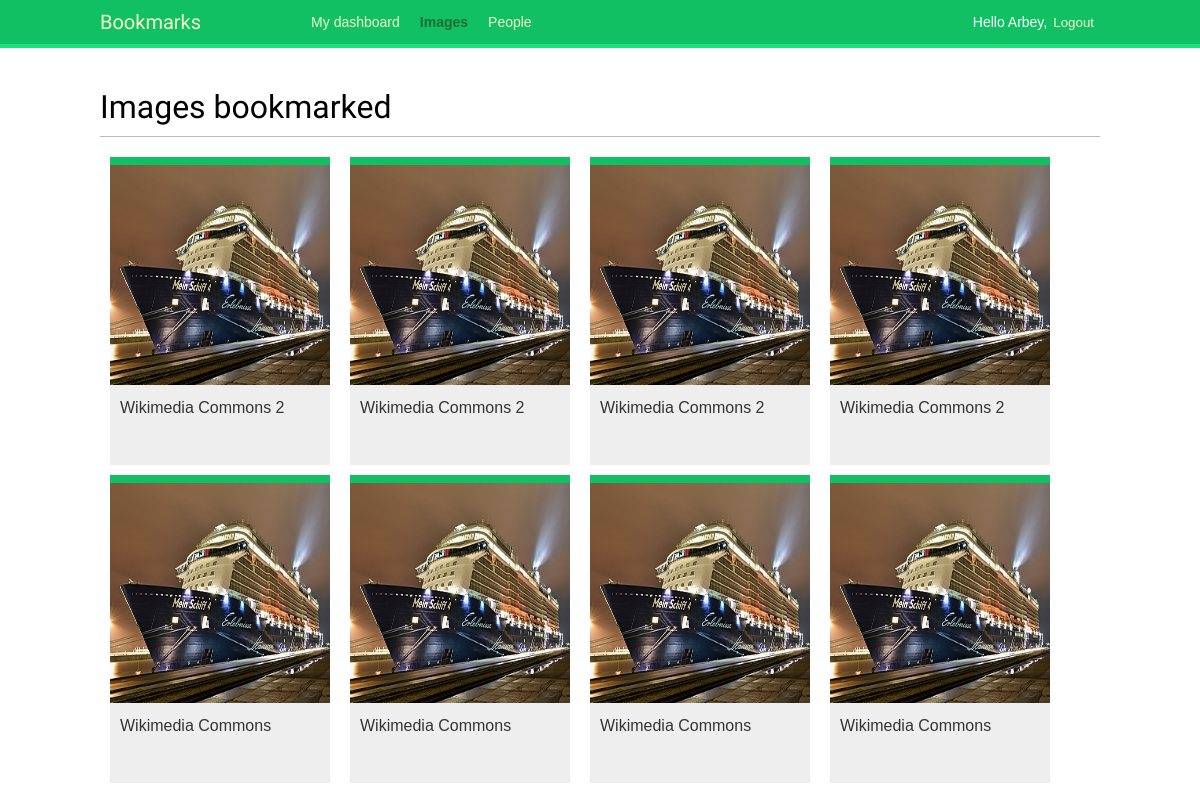
Screenshot of /images/ (signed in) with the database file from the repository.
### images/models.py (models this page shows, shortened)
class Image(models.Model):
    user = models.ForeignKey(
        settings.AUTH_USER_MODEL,
        related_name='images_created',
        on_delete=models.CASCADE,
    )
    title = models.CharField(max_length=200)
    slug = models.SlugField(max_length=200, blank=True)
    url = models.URLField(max_length=2000)
    image = models.ImageField(upload_to='images/%Y/%m/%d/')
    description = models.TextField(blank=True)
    created = models.DateTimeField(auto_now_add=True)
    users_like = models.ManyToManyField(
        settings.AUTH_USER_MODEL,
        related_name='images_liked',
        blank=True,
    )
    class Meta:
        indexes = [
            models.Index(fields=['-created']),
        ]
        ordering = ['-created']
    def get_absolute_url(self):
        return reverse('images:detail', args=[self.id, self.slug])

### images/views.py (the view)
# urls.py: path('', views.image_list, name='list'),
@login_required
def image_list(request):
    images = Image.objects.all()
    paginator = Paginator(images, 8)
    page = request.GET.get('page')
    images_only = request.GET.get('images_only')
    try:
        images = paginator.page(page)
    except PageNotAnInteger:
        images = paginator.page(1)
    except EmptyPage:
        if images_only:
            return HttpResponse('')
        images = paginator.page(paginator.num_pages)
    if images_only:
        return render(
            request,
            'images/image/list_images.html',
            {'section': 'images', 'images': images},
        )
    return render(
        request,
        'images/image/list.html',
        {'section': 'images', 'images': images},
    )

### images/templates/images/image/list.html (shortened to what this page needs)
{% extends "base.html" %}
{% block content %}
  <h1>Images bookmarked</h1>
  <div id="image-list">
    {% include "images/image/list_images.html" %}
  </div>
{% endblock %}

### account/templates/base.html (shortened to what this page needs)
{% load static %}
<!DOCTYPE html>
<html>
<head>
  <link href="{% static "css/base.css" %}" rel="stylesheet">
</head>
<body>
  <div id="header">
    <span class="logo">Bookmarks</span>
    {% if request.user.is_authenticated %}
      <ul class="menu">
        <li {% if section == "dashboard" %}class="selected"{% endif %}>
          <a href="{% url "dashboard" %}">My dashboard</a>
        </li>
        <li {% if section == "images" %}class="selected"{% endif %}>
          <a href="{% url "images:list" %}">Images</a>
        </li>
        <li {% if section == "people" %}class="selected"{% endif %}>
          <a href="{% url "user_list" %}">People</a>
        </li>
      </ul>
    {% endif %}
    <span class="user">
      {% if request.user.is_authenticated %}
        Hello {{ request.user.first_name|default:request.user.username }},
        <form action="{% url "logout" %}" method="post">
          <button type="submit">Logout</button>
        </form>
      {% else %}
        <a href="{% url "login" %}">Log-in</a>
      {% endif %}
    </span>
  </div>
  <div id="content">
    {% block content %}
    {% endblock %}
  </div>
</body>
</html>

### images/templates/images/image/list_images.html
{% load thumbnail %}
{% for image in images %}
  <div class="image">
    <a href="{{ image.get_absolute_url }}">
      {% thumbnail image.image 300x300 crop="smart" as im %}
      <a href="{{ image.get_absolute_url }}">
        <img src="{{ im.url }}">
      </a>
    </a>
    <div class="info">
      <a href="{{ image.get_absolute_url }}" class="title">
        {{ image.title }}
      </a>
    </div>
  </div>
{% endfor %}

### account/static/css/base.css (style rules this page uses)
body { margin:0; padding:0; font-family:helvetica, sans-serif; }
a { color:#12c064; text-decoration:none; }
h1, h2, h3, h4, h5 , h6 { font-family: 'Muli', sans-serif; font-weight:normal; }
h1 { border-bottom:1px solid #bbb; padding:0 0 10px 0; margin:10px 0 20px 0; }
#header { padding:10px 100px; font-size:14px; background:#12c064; color:#fff; border-bottom:4px solid #1cdf78; overflow:auto; }
#header .logo { font-family: 'Muli', sans-serif; float:left; color:#f3f7cc; font-size:20px; margin-right:10%; }
#header ul.menu { list-style:none; float:left; margin:0; padding:0; }
#header ul.menu li { float:left; padding:4px 10px; }
#header ul.menu li.selected a, #header ul.menu li.selected a:hover { color:#1b6d32; font-weight:bold; }
#header a { color:#f3f7cc; }
#header .user { float:right; padding-top:4px; }
#header .user form { display:inline; float:right; }
#header .user button { background:none; color:#f3f7cc; border:none; cursor:pointer; float:left; display:inline; }
#content { padding:30px 100px; }
form { overflow:auto; }
#image-list { overflow:hidden; }
#image-list .image { float:left; width:220px; height:300px; margin:0 10px 10px 10px; border-top:8px solid #12c064; background:#eee; }
#image-list img { width:220px; height:220px; }
#image-list .info { padding:10px; }
#image-list .info a { color:#333; }

### rows the page displays
Image: title "Wikimedia Commons 2"
Image: title "Wikimedia Commons 2"
Image: title "Wikimedia Commons 2"
Image: title "Wikimedia Commons 2"
Image: title "Wikimedia Commons"
Image: title "Wikimedia Commons"
Image: title "Wikimedia Commons"
Image: title "Wikimedia Commons"

### other values shown
{{ request.user.first_name|default:request.user.username }} "Arbey"
